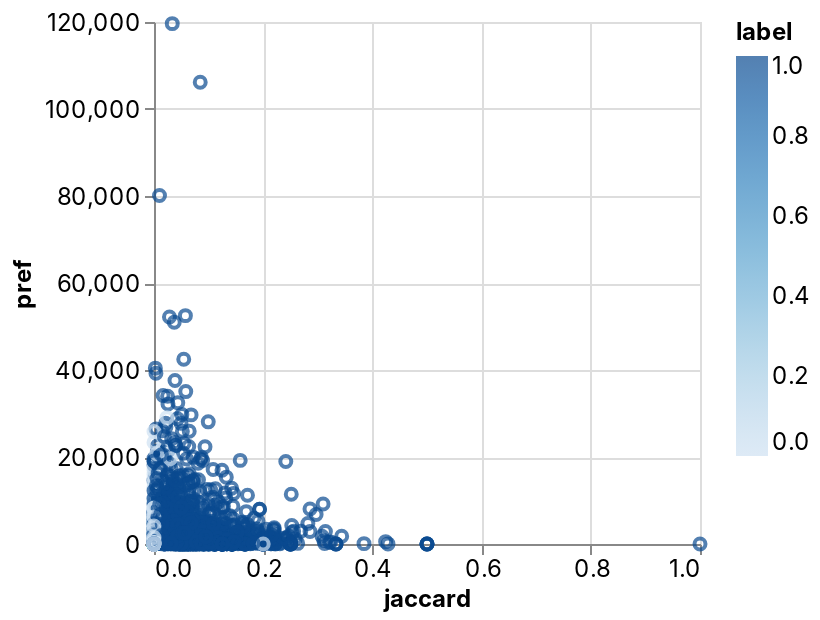

The notebook cell this image was saved under:
### Code cell
DeepnoteChart(dataset_link_prediction, """{"data":{"name":"placeholder"},"mark":{"type":"point","tooltip":true},"height":220,"$schema":"https://vega.github.io/schema/vega-lite/v4.json","autosize":{"type":"fit"},"encoding":{"x":{"sort":null,"type":"quantitative","field":"jaccard","scale":{"type":"linear","zero":false}},"y":{"sort":null,"type":"quantitative","field":"pref","scale":{"type":"linear","zero":false}},"color":{"sort":null,"type":"quantitative","field":"label","scale":{"type":"linear","zero":false}}}}""")

### Figure 1 — Vega-Lite specification as saved in the notebook (floating-point values rounded to 4 significant figures; data arrays with more than 128 entries replaced by an {"elided": "..."} marker saying what was removed)
{"config": {"view": {"continuousWidth": 400, "continuousHeight": 300}, "area": {"fill": "#51C0E9"}, "axis": {"labelFont": "Inter, sans-serif", "labelFontSize": 12, "labelFontWeight": "normal", "labelLimit": 60, "labelOverlap": "greedy", "titleFont": "Inter, sans-serif", "titleFontSize": 12, "titleFontWeight": "bold"}, "background": "#ffffff", "legend": {"labelFont": "Inter, sans-serif", "labelFontSize": 12, "titleFont": "Inter, sans-serif", "titleFontSize": 12, "titleFontWeight": "bold"}, "line": {"stroke": "#51C0E9", "strokeWidth": 2}, "rect": {"fill": "#51C0E9"}, "title": {"anchor": "start", "color": "#000000", "font": "Inter, sans-serif", "fontSize": 22, "fontWeight": "normal"}}, "data": {"name": "data-46877c3489ceebe88867b5139f617b72"}, "mark": {"type": "point", "tooltip": true}, "autosize": {"type": "fit"}, "encoding": {"color": {"type": "quantitative", "field": "label", "scale": {"type": "linear", "zero": false}, "sort": null}, "x": {"type": "quantitative", "field": "jaccard", "scale": {"type": "linear", "zero": false}, "sort": null}, "y": {"type": "quantitative", "field": "pref", "scale": {"type": "linear", "zero": false}, "sort": null}}, "height": 300, "width": "container", "$schema": "https://vega.github.io/schema/vega-lite/v4.json", "datasets": {"data-46877c3489ceebe88867b5139f617b72": {"elided": "5000 records"}}}
